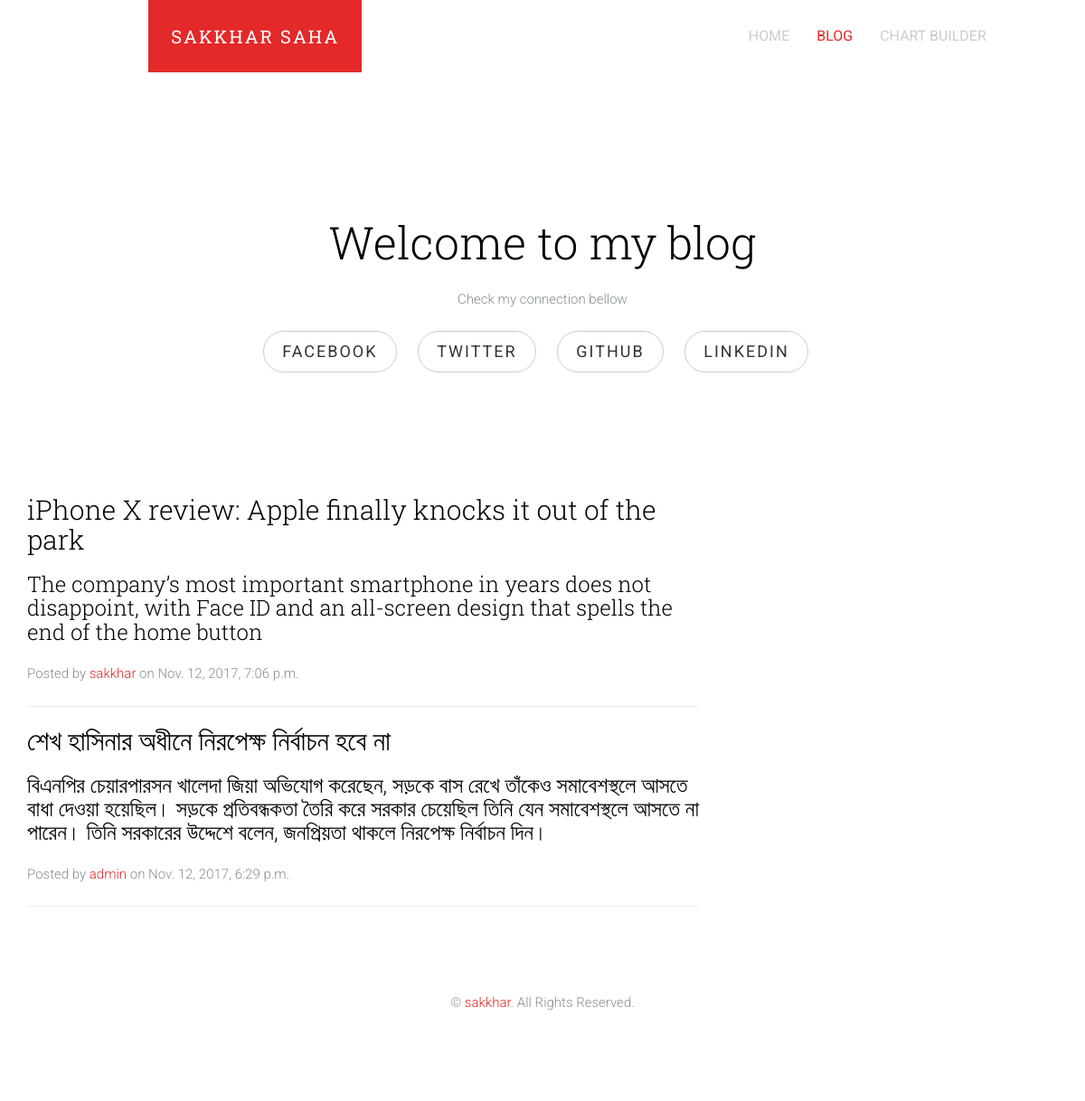
Screenshot of /blog/ with the database file from the repository.
### blog_personal/models.py (models this page shows, shortened)
class Post(models.Model):
    STATUS_CHOICES = (
        ('draft', 'Draft'),
        ('published', 'Published'),
    )
    title = models.CharField(max_length=250)
    slug = models.SlugField(max_length=250, unique_for_date='publish')
    author = models.ForeignKey(User, related_name='blog_posts')
    intro = models.TextField(max_length=250, default="")
    body = FroalaField()
    publish = models.DateTimeField(default=timezone.now)
    created = models.DateTimeField(auto_now_add=True)
    updated = models.DateTimeField(auto_now=True)
    status = models.CharField(max_length=10, choices=STATUS_CHOICES, default='draft')
    objects = models.Manager()
    published = PublishedManager()
    class Meta:
        ordering = ('-publish',)
    def get_absolute_url(self):
        return reverse('blog:post_detail', args=[self.publish.year,
                                                 self.publish.strftime('%m'),
                                                 self.publish.strftime('%d'),
                                                 self.slug
                                                 ])

### blog_personal/views.py (the view)
def post_list(request):
    object_list = Post.published.all()
    paginator = Paginator(object_list,5)
    page = request.GET.get('page', 1)
    try:
        posts = paginator.page(page)
    except PageNotAnInteger:
        posts = paginator.page(1)
    except EmptyPage:
        posts = paginator.page(paginator.num_pages)
    return render (request,'blog.html',{'page': page ,'posts':posts})

### blog_personal/models.py (called while the page is built)
    def get_queryset(self):
        return super(PublishedManager, self).get_queryset().filter(status='published')

### templates/blog.html (shortened to what this page needs)
<!DOCTYPE html>
{% load staticfiles %}
<html class="no-js">
<head>
	<link rel="stylesheet" href="{% static 'css/animate.css' %}">
	<link rel="stylesheet" href="{% static 'css/icomoon.css' %}">
	<link rel="stylesheet" href="{% static 'css/simple-line-icons.css' %}">
	<link rel="stylesheet" href="{% static 'css/style.css' %}">
</head>
<body>
	<header id="fh5co-header" role="banner">
		<nav class="navbar navbar-default" role="navigation">
			<div class="container">
				<div class="row">
					<div class="col-md-10 col-md-offset-1">
						<div class="navbar-header">
							<a class="navbar-brand" href="{% url 'index' %}">Sakkhar Saha</a>
						</div>
						<div id="fh5co-navbar" class="navbar-collapse collapse">
							<ul class="nav navbar-nav navbar-right">
								<li><a href="{% url 'index' %}"><span>Home </span></a></li>
								<li class="active"><a href="{% url 'blog:blog' %}"><span>Blog</span></a></li>
								<li><a href="#"><span>Chart Builder</span></a></li>
							</ul>
						</div>
					</div>
				</div>
			</div>
		</nav>
	</header>
	<div id="fh5co-main">
		<div class="fh5co-intro text-center">
			<div class="container">
				<div class="row">
					<div class="col-md-8 col-md-offset-2">
						<h1 class="intro-lead">Welcome to my blog</h1>
						<p class="">Check my connection bellow </p>
						<ul class="list-inline intro-social-buttons">
							<li>
								<a href="https://www.facebook.com/sakkhar.me" target="_blank" class="btn btn-default btn-lg"> <span class="network-name">Facebook</span></a>
							</li>
							<li>
								<a href="https://twitter.com/isakkhar" target="_blank" class="btn btn-default btn-lg"> <span class="network-name">Twitter</span></a>
							</li>
							<li>
								<a href="https://github.com/sakkhar" target="_blank" class="btn btn-default btn-lg"> <span class="network-name">Github</span></a>
							</li>
							<li>
								<a href="https://www.linkedin.com/in/sakkhar/" target="_blank" class="btn btn-default btn-lg"> <span class="network-name">Linkedin</span></a>
							</li>
						</ul>
					</div>
				</div>
			</div>
		</div>
		<div class="container">
			<div class="row">
				<div class="col-lg-8 col-md-10 mx-auto">
					{% for post in posts %}
					<div class="post-preview">
						<a href="{{ post.get_absolute_url }}">
							<h2 class="post-title">
								{{post.title}}
							</h2>
							<h3 class="post-subtitle">
								{{post.intro}}
							</h3>
						</a>
						<p class="post-meta">Posted by
							<a href="#">{{post.author}}</a> on {{post.publish}}</p>
					</div>
					<hr> {% endfor %}
				</div>
			</div>
		</div>
	</div>
	<footer id="fh5co-footer">
		<div class="container">
			<div class="row">
				<div class="col-md-10 col-md-offset-1 text-center">
					<p>&copy; <a href="#">sakkhar</a>. All Rights Reserved. </p>
				</div>
			</div>
		</div>
	</footer>
</body>
</html>

### rows the page displays
Post: title "iPhone X review: Apple finally knocks it out of the park", intro "The company’s most important smartphone in years does not disappoint, with Face ID and an all-screen design that spells the end of the home button", author "sakkhar", publish "Nov. 12, 2017, 7:06 p.m."
Post: title "শেখ হাসিনার অধীনে নিরপেক্ষ নির্বাচন হবে না", intro "বিএনপির চেয়ারপারসন খালেদা জিয়া অভিযোগ করেছেন, সড়কে বাস রেখে তাঁকেও সমাবেশস্থলে আসতে বাধা দেওয়া হয়েছিল। সড়কে প্রতিবন্ধকতা তৈরি করে সরকার চেয়েছিল তিনি যেন সমাবেশস্থলে আসতে না পারেন। তিনি সরকারের উদ্দেশে বলেন, জনপ্রিয়তা থাকলে নিরপেক্ষ নির্বাচন দিন।", author "admin", publish "Nov. 12, 2017, 6:29 p.m."
